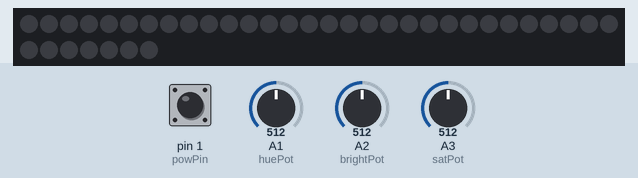
This sketch was run on a simulated Arduino Uno, built with avr-gcc and run on an emulated ATmega328P. Parts: 37 RGB LEDs in strip order, left to right, continuing on the next row. The test bench sets the inputs (shaded band); at power-on: pin 1 (powPin) HIGH, A3 (satPot) = 512, A2 (brightPot) = 512, A1 (huePot) = 512. Dim RGB values are drawn brighter than linear.

Above: at 1.2 s.
1.3 s: pin 1 (powPin) pulled LOW for 1 s
At 3.4 s:
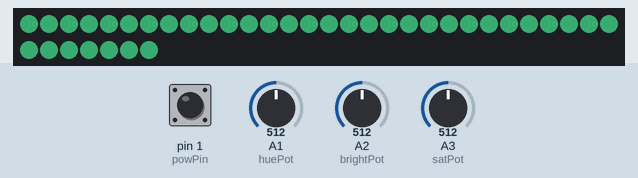
3.8 s: A3 (satPot) set to 0
At 3.96 s:
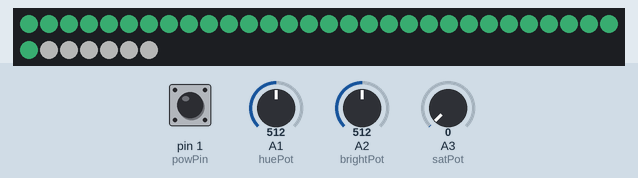
6.2 s: A3 (satPot) set to 20
At 7.4 s:
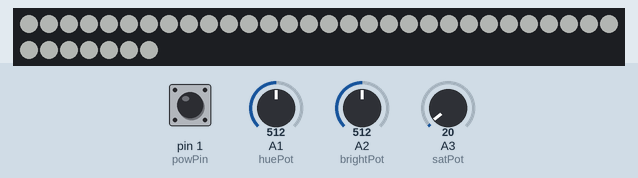
7.7 s: A2 (brightPot) set to 0
At 8.9 s:
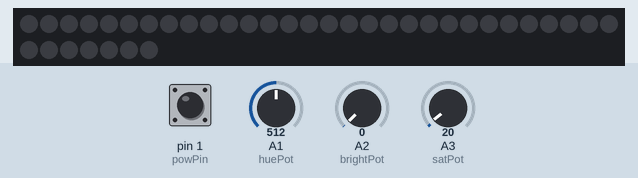
9.2 s: A3 (satPot) set to 0
At 9.36 s:
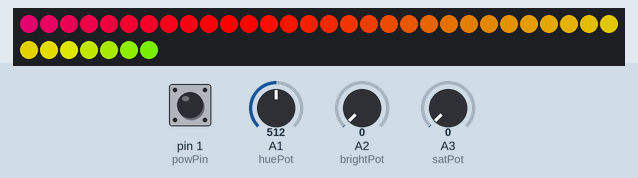
12.2 s: pin 1 (powPin) pulled LOW for 1 s
At 12.76 s:
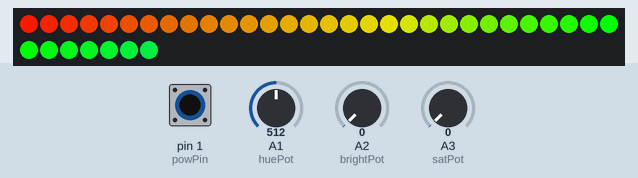
Timing chart, 0 to 15.2 s (numbered marks = the images above; inputs shaded):
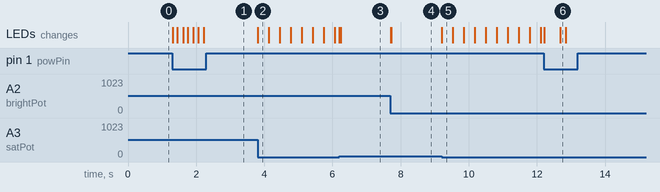

Measured:
- after the input at 1.3 s, the LEDs: change at once (image 1)
- after the input at 3.8 s, the LEDs: change at once (image 2)
- after the input at 6.2 s, the LEDs: change at once (image 3)
- after the input at 7.7 s, the LEDs: first change at once (image 4 shows a later state)
- after the input at 9.2 s, the LEDs: change at once (image 5)
- after the input at 12.2 s, the LEDs: first change at once (image 6 shows a later state)

The sketch:

flatscreenBiasLight.ino
```cpp
#include<FastLED.h>
#define NUM_LEDS 37
#define ledPin 0
#define powPin 1
#define huePot A1
#define satPot A3
#define brightPot A2

byte butStat = HIGH;
int satSet;
byte hue = 0;
byte lastHue = 0;
bool powStat = false;
bool rainStat = false;

long lastDeb = 0;
long debDelay = 150;

void rainbow();
void lightsOn();
void lightsOff();

CRGB led[NUM_LEDS];

void setup() {

  FastLED.addLeds<WS2812B, ledPin, GRB>(led, NUM_LEDS);
  pinMode(ledPin, OUTPUT);
  pinMode(powPin, INPUT_PULLUP);

}

void loop() {
  butStat = digitalRead(powPin);
  satSet = analogRead(satPot);
  if(satSet <= 10){
    rainStat = true;
  }

  else{
    rainStat = false;
  }

  if((millis() - lastDeb) > debDelay){
    if(butStat == LOW){
      powStat = !powStat;
      lastDeb = millis();
    }
  }

  if(powStat && !rainStat){
    lightsOn();
  }
  else if(powStat && rainStat){
    rainbow(&powStat, &rainStat);
  }


  if(!powStat){
    lightsOff();
  }
}

void rainbow(bool *pows, bool *rains) { //a slow-progressing rainbow
  hue = lastHue;
  for (int i = 0; i < NUM_LEDS; i++) {
    led[i] = CHSV(hue, 255, 255);
    hue+=3;
    if ((millis() - lastDeb) > debDelay) {
      if (digitalRead(powPin) == LOW) {
        *pows = false;
        break;
      }
    }

    //delay(50);
  }
  FastLED.show();
  FastLED.delay(30);

  lastHue+=3;
  if(lastHue > 252){
    lastHue = 0;
  }
  *pows = true;
  *rains = true;
  return;
}

void lightsOn() {
  for (int i = 0; i < NUM_LEDS; i++) {
    int bright_ = analogRead(brightPot)/4;
    int hue_ = analogRead(huePot)/4;
    int sat_ = analogRead(satPot)/4;
    led[i] = CHSV(hue_, sat_ , bright_);
    if((millis() - lastDeb) > debDelay){
      if(digitalRead(powPin) == LOW){
        powStat = false;
        lastDeb = millis();
        return;
      }
    }
  }
  FastLED.show();
}

void lightsOff() {
  for (int i = 0; i < NUM_LEDS; i++) {
    led[i] = CHSV(0, 0, 0);
  }
  FastLED.show();

}
```
